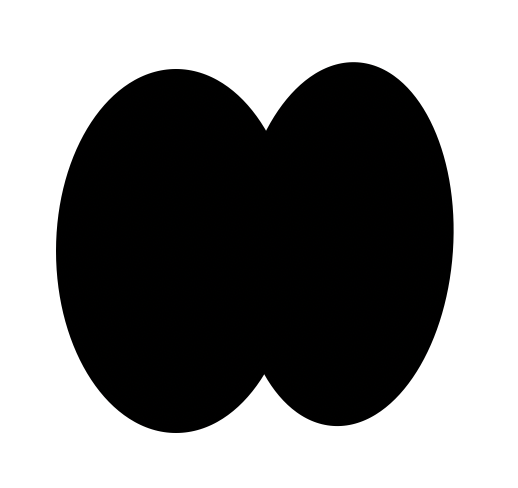
%> input picture clases/Cap08_Segmentacion/matlab/beans.png, 518 x 488 px
$ octave IMG08_SegWatershed.m   (GNU Octave 9; MATLAB toolbox functions it lacks are replaced by stand-ins)
%> lines starting %> are read from the running program, lines starting %| are printed output that depends on the picture; in (x1, y1, x2, y2) boxes, pixels count from 0 and x2, y2 are one past the last pixel; in counts of white or black regions, pixels touching at a corner belong together; the program's own positions count from 1
% Ejmplo de Segmentacion usando Watershed
% Ejemplo de help watershed
%

% 1. Make a binary image containing two overlapping circular objects.

center1 = -10;
center2 = -center1;
dist = sqrt(2*(2*center1)^2);
radius = dist/2 * 1.4;
lims = [floor(center1-1.2*radius) ceil(center2+1.2*radius)];
[x,y] = meshgrid(lims(1):lims(2));
bw1 = sqrt((x-center1).^2 + (y-center1).^2) <= radius;
bw2 = sqrt((x-center2).^2 + (y-center2).^2) <= radius;
bw = bw1 | bw2;
I = imread('beans.png');
%> I is the input picture: size 488x518x3 uint8; mean R, G, B 133.5, 133.5, 133.5
X = rgb2gray(I)<20;
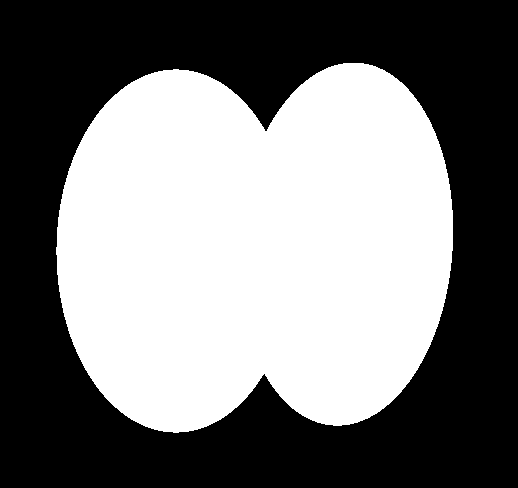
%> X: size 488x518 logical; 47.4% white; 1 white region, box (x1, y1, x2, y2) and area: (56, 63, 453, 433) 119892
bw = X;
figure, imshow(bw,'InitialMagnification','fit'), title('bw')
pause

% 2. Compute the distance transform of the complement of the binary image.

D = bwdist(~bw);
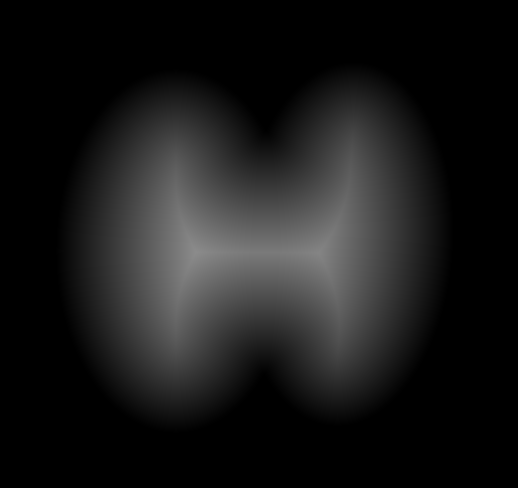
%> D: size 488x518 single; min 0, max 139.7, mean 25.2
figure, imshow(D,[],'InitialMagnification','fit')
title('Distance transform of ~bw')
pause

% 3. Complement the distance transform, and force pixels that don't belong to the objects to be at -Inf.

D = -D;
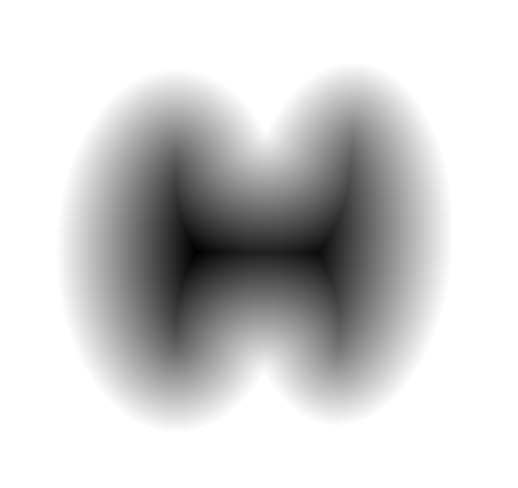
%> D: size 488x518 single; min -139.7, max 0, mean -25.24; drawn with min black and max white
D(~bw) = -Inf;
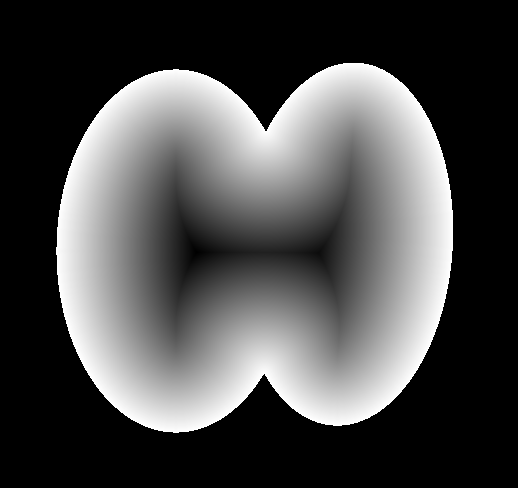
%> D: size 488x518 single; 52.57% of the values are NaN or infinite; the others: min -139.7, max -1, mean -53.22; drawn with min black, max white, NaN and infinite black

% 4. Compute the watershed transform, and display the resulting label matrix as an RGB image.

L = watershed(D);
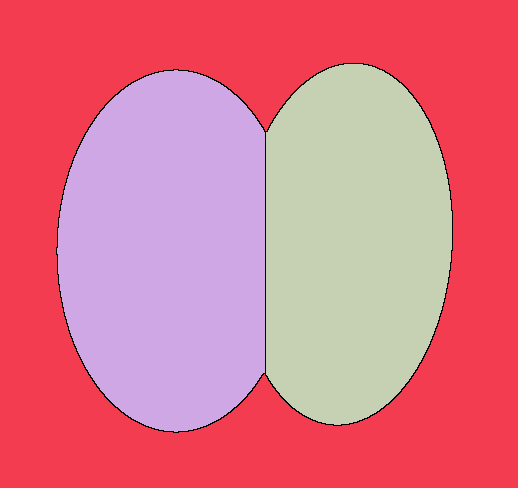
%> L: size 488x518 uint8; 4 distinct labels, from 0 to 3; one colour per label, 0 black
rgb = label2rgb(L,'jet',[.5 .5 .5]);
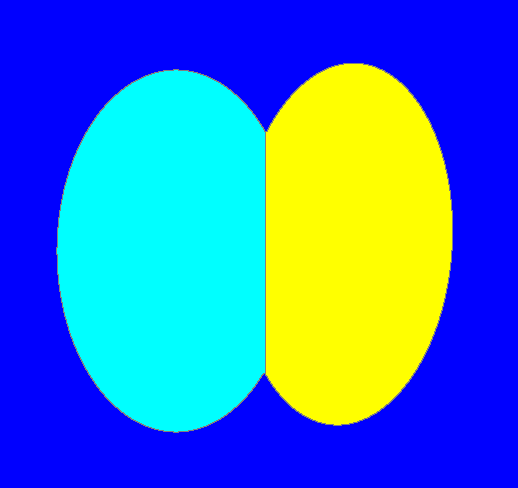
%> rgb: size 488x518x3 uint8; mean R, G, B 57.2, 119.9, 197.8
figure, imshow(rgb,'InitialMagnification','fit')
title('Watershed transform of D')
pause
